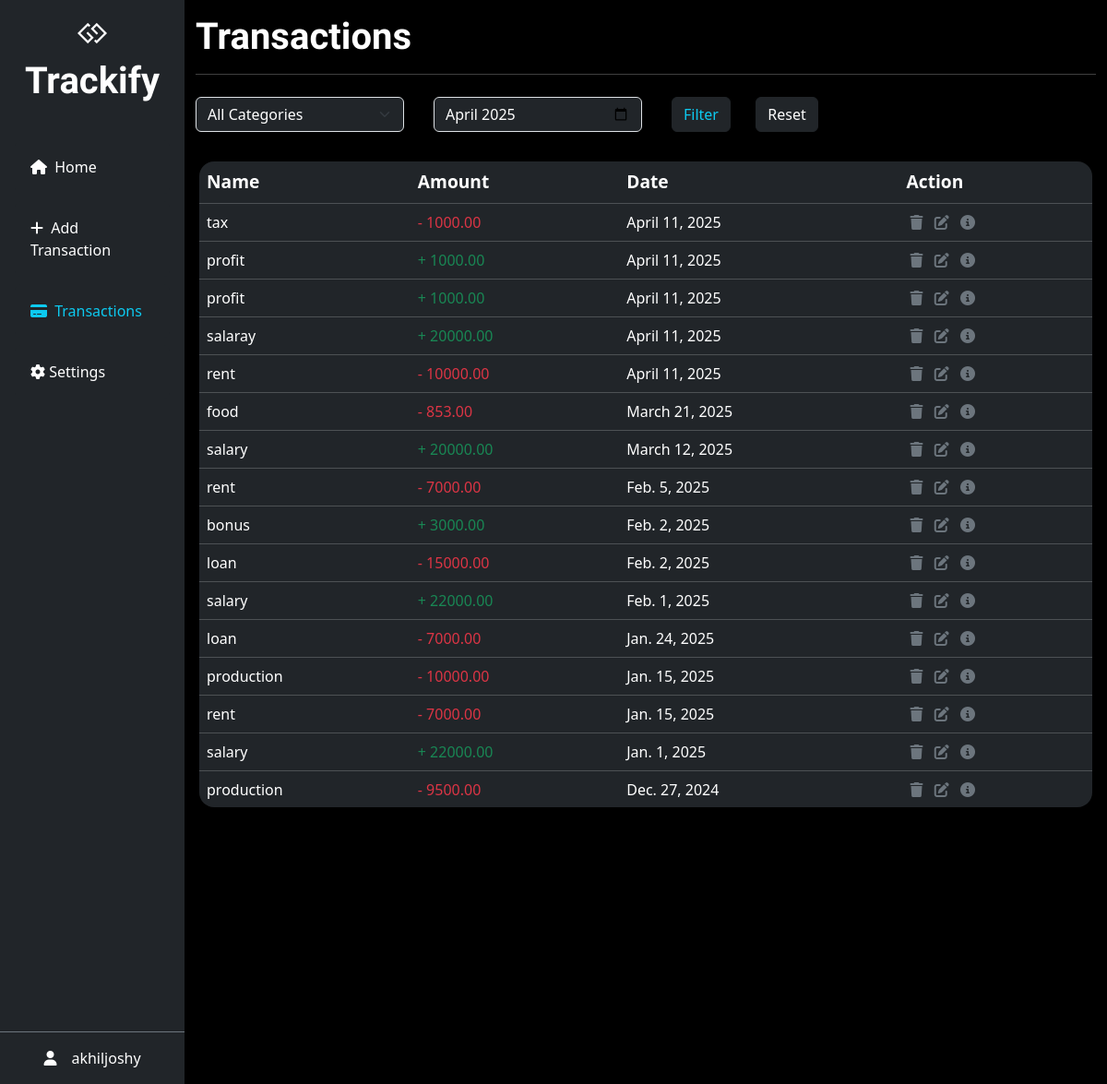
The app's page /expenses/ (signed in) with its own data.
### expenses/models.py (models this page shows, shortened)
class ExpenseModel(models.Model):
    CATEGORY_CHOICES = [
        ('credit', 'Credit'),
        ('debit', 'Debit'),
    ]
    name = models.CharField(max_length=100)
    amount = models.DecimalField(max_digits=10, decimal_places=2)
    category = models.CharField(max_length=50, choices=CATEGORY_CHOICES)
    date = models.DateField()
    description = models.TextField(max_length=200, blank=True, null=True)
    user = models.ForeignKey(User, on_delete=models.CASCADE, null=True)

### expenses/views.py (the view)
# urls.py: path('expenses/',views.TransactionList.as_view(),name='expenses'),
class TransactionList(View):
    def get(self, request):
        if not request.user.is_authenticated:
            return redirect('login')
        data = ExpenseModel.objects.filter(user=request.user).order_by('-date')
        category = request.GET.get('category')
        date_filter = request.GET.get('date')
        if category:
            data = data.filter(category=category)
        if date_filter:
            year, month = map(int, date_filter.split('-'))
            data = data.filter(date__year=year, date__month=month)
        return render(request, 'expenses/expenses.html', {'data': data})

### expenses/templates/expenses/expenses.html (shortened to what this page needs)
{% extends "index.html" %}
{% block content %}
<h1 class="mb-3 pt-3 ">Transactions</h1>
            <hr>
            <form method="GET" action="{% url 'expenses' %}" class=" row mb-3 gap-2 pt-2">
                <div class="col-md-5 col-lg-3 ">
                    <select name="category" class=" form-select bg-dark text-white" aria-label="Default select example">
                        <option value="">All Categories</option>
                    </select>
                </div>
                <div class="col-md-5 col-lg-3 ">
                    <input type="month" name="date" class=" form-control bg-dark text-white" value="{% now 'Y-m' %}" />
                </div>
                <div class="col-md-2 col-lg-1 col-2  "><button type="submit" class=" btn btn-dark text-info">Filter</button>
                </div>
                <div class="col-md-2 col-lg-1 col-2  "><a href="{% url 'expenses' %}"
                        class="btn btn-dark">Reset</a></div>
            </form>
            <div class="container px-1 pt-3">
                <div class="scroll table-responsive rounded-4" style="max-height: 700px; overflow-y: scroll;">
                    <table class="table table-dark ">
                        <thead style="position: sticky; top: 0; font-size: larger;">
                            <tr>
                                <th>Name</th>
                                <th>Amount</th>
                                <th>Date</th>
                                <th>Action</th>
                            </tr>
                        </thead>
                        <tbody>
                            {% for exp in data %}
                            <tr>
                                <td>{{ exp.name }}</td>
                                <td>
                                    {% if exp.category == 'credit' %}
                                    <span class="text-success">+ {{ exp.amount }}</span>
                                    {% else %}
                                    <span class="text-danger">- {{ exp.amount }}</span>
                                    {% endif %}
                                </td>
                                <td>{{exp.date}}</td>
                                <td>
                                    <a href="{% url 'delete' exp.id %}" class="mx-1 text-secondary"><i
                                            class="fa-solid fa-trash"></i></a>
                                    <a href="{% url 'update' exp.id %}" class="mx-1 text-secondary"><i
                                            class="fa-solid fa-pen-to-square"></i></a>
                                    <a href="{% url 'expense_detail' exp.id %}" class="ms-1 text-secondary"><i
                                            class="fa-solid fa-circle-info"></i></a>
                                </td>
                            </tr>
                            {% endfor %}
                        </tbody>
                    </table>
                </div>
            </div>
{% endblock %}

### expenses/templates/index.html (shortened to what this page needs)
<!DOCTYPE html>
<html lang="en">
<head>
    <link href="https://cdn.jsdelivr.net/npm/bootstrap@5.3.3/dist/css/bootstrap.min.css" rel="stylesheet"
 />
    <link rel="stylesheet" href="https://cdnjs.cloudflare.com/ajax/libs/font-awesome/6.7.2/css/all.min.css"
 />
</head>
<body class="bg-black text-white">
    <div class="container-fluid m-0 p-0 d-flex vh-100">
        <aside class="d-none d-md-block bg-dark col-md-3 col-lg-2  vh-100 m-0">
            <div class="d-flex flex-column h-100 justify-content-between">
                <div>
                    <div class="text-center py-4">
                        <i class="fa-brands fa-gg fa-2xl"></i>
                        <h1 class="brand mb-0 p-3">Trackify</h1>
                    </div>
                    <div class="d-grid gap-2 px-3">
                        <a href="{% url 'home' %}"
                            class="btn btn-dark text-start p-3 {% if request.resolver_match.url_name == 'home' %} text-info {% endif %}"><i
                                class="me-1 fa-solid fa-house "></i> Home</a>
                        <a href="{% url 'addexpense' %}"
                            class="btn btn-dark text-start p-3 {% if request.resolver_match.url_name == 'addexpense' %} text-info {% endif %}"><i
                                class="me-1 fa-solid fa-plus"></i> Add Transaction</a>
                        <a href="{% url 'expenses' %}"
                            class="btn btn-dark text-start p-3 {% if request.resolver_match.url_name == 'expenses' %} text-info {% endif %}"><i
                                class="me-1 fa-solid fa-credit-card"></i> Transactions</a>
                        <a href="{% url 'settings' %}"
                            class="btn btn-dark text-start p-3 {% if request.resolver_match.url_name == 'settings' or request.resolver_match.url_name == 'feedback'%} text-info {% endif %}">
                            <i class="fa-solid fa-gear"></i> Settings</a>
                    </div>
                </div>
                <div class="d-flex justify-content-center align-items-center p-3 border-top border-secondary">
                    <i class="fa-solid fa-user me-3"></i> {{ user.username }}
                </div>
            </div>
        </aside>
        <main class=" col-lg-10 col-md-9 col-12">
            <div class="container">
                {% block content %} {% endblock %}
            </div>
        </main>
    </div>
</body>
</html>

### expenses/templates/index.html (style rules this page uses)
.brand, h1 { font-family: "Jura", sans-serif; font-weight: 700; }

### records on screen
ExpenseModel: name "tax", amount "1000.00", date "April 11, 2025"
ExpenseModel: name "profit", amount "1000.00", date "April 11, 2025"
ExpenseModel: name "profit", amount "1000.00", date "April 11, 2025"
ExpenseModel: name "salaray", amount "20000.00", date "April 11, 2025"
ExpenseModel: name "rent", amount "10000.00", date "April 11, 2025"
ExpenseModel: name "food", amount "853.00", date "March 21, 2025"
ExpenseModel: name "salary", amount "20000.00", date "March 12, 2025"
ExpenseModel: name "rent", amount "7000.00", date "Feb. 5, 2025"
ExpenseModel: name "bonus", amount "3000.00", date "Feb. 2, 2025"
ExpenseModel: name "loan", amount "15000.00", date "Feb. 2, 2025"
ExpenseModel: name "salary", amount "22000.00", date "Feb. 1, 2025"
ExpenseModel: name "loan", amount "7000.00", date "Jan. 24, 2025"
ExpenseModel: name "production", amount "10000.00", date "Jan. 15, 2025"
ExpenseModel: name "rent", amount "7000.00", date "Jan. 15, 2025"
ExpenseModel: name "salary", amount "22000.00", date "Jan. 1, 2025"
ExpenseModel: name "production", amount "9500.00", date "Dec. 27, 2024"

### other values on screen
{{ user.username }} "akhiljoshy"
